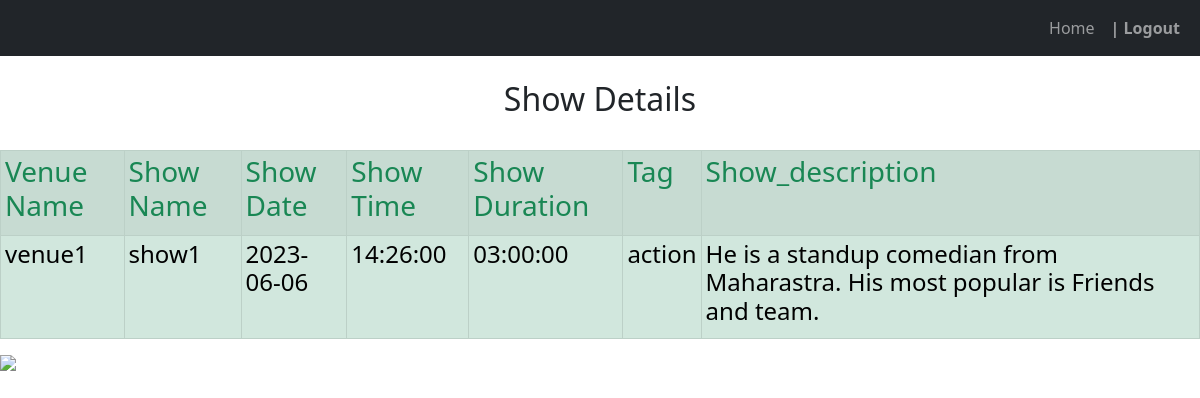
Page /summarypage/1 (signed in) on the committed database.
### models.py (models this page shows)
class Show(db.Model):
    __tablename__ = 'show'
    id = db.Column(db.Integer, autoincrement=True, primary_key=True)
    sname = db.Column(db.String(100), nullable=False)
    sdate = db.Column(db.Date)
    stime = db.Column(db.Time)
    sduration = db.Column(db.Time)
    sdescription = db.Column(db.String(100), nullable=False)
    Tag = db.Column(db.String(100), nullable=False)
    Ticket_Price = db.Column(db.Integer, nullable=False)
    show_pic = db.Column(db.String)
    venue_id = db.Column(db.Integer, db.ForeignKey(
        'venue.id', ondelete="CASCADE"), nullable=False)
    summary = db.relationship('Summary', backref='summary')

class Venue(db.Model):
    __tablename__ = 'venue'
    id = db.Column(db.Integer, autoincrement=True, primary_key=True)
    vname = db.Column(db.String(100), nullable=False)
    location = db.Column(db.String(100), nullable=False)
    address = db.Column(db.String(100), nullable=False)
    capacity = db.Column(db.Integer, nullable=False)
    venue_pic = db.Column(db.String)
    show = db.relationship('Show', backref='venue')

### views.py (the view)
@views.route("/summarypage/<int:sid>", methods=["GET"])
@login_required
def summarypage(sid):
    show = Show.query.filter_by(id=sid).all()
    summary = Summary.query.filter_by(show_id=sid).all()
    story = []
    visuals = []
    acting = []
    rewatchability = []
    overall_rating = []
    for sum in summary:
        story.append(float(sum.story))
        visuals.append(float(sum.visuals))
        acting.append(float(sum.acting))
        rewatchability.append(float(sum.rewatchability))
        overall_rating.append(float(sum.overall_rating))
    l = len(story)
    if l != 0:
        m_story = np.mean(story)
        m_visuals = np.mean(visuals)
        m_acting = np.mean(acting)
        m_rewatch = np.mean(rewatchability)
        m_rate = np.mean(overall_rating)
        y = [m_story, m_visuals, m_acting, m_rewatch, m_rate]
        X = ["a_story", "a_visuals", "a_acting", "a_rewatch", "a_rate"]
        y_pos = np.arange(len(X))
        plt.bar(y_pos, y, align='center', color=['r', 'g', 'y', 'b', 'black'])
        plt.xlabel('Categories')
        plt.xticks(np.arange(6), ['story', 'visuals',
                                  'acting', 'rewatch', 'overall_rating', ''])
        plt.ylabel('Average Ratings')
        plt.yticks(np.arange(7), ['0', '1', '2', '3', '4', '5', '6'])
        plt.title('Histogram')
        letters = string.ascii_lowercase
        filename = ''.join(random.choice(letters) for i in range(10)) + '.png'
        filepath = os.path.join(app.static_folder, 'rating', filename)
        plt.savefig(filepath)
        plt.close()
        return render_template('summary.html', summary=summary, show=show, plot=str(filename), l=l)
    l = 0
    return render_template('summary.html', summary=summary, show=show, l=l)

### __init__.py (called while the page is built)
def create_app():
    app = Flask(__name__)
    app.config['SECRET_KEY'] = 'djafcmmcflsemclvqoewje329rj3fjijkvwnvw32ijrnfti2nfqkenvc'
    app.config['SQLALCHEMY_DATABASE_URI'] = 'sqlite:///database.sqlite3'
    app.config['SECURITY_PASSWORD_SALT'] = "efmewkvmijgw3of2rk4mg4vfipgjv"
    app.config['SQLALCHEMY_TRACK_MODIFICATIONS'] = False
    db.init_app(app)
    from .views import views
    from .auth import auth
    app.register_blueprint(views, url_prefix='/')
    app.register_blueprint(auth, url_prefix='/')
    from .models import User
    database(app)
    login_manager = LoginManager()
    login_manager.login_view = 'auth.login'
    login_manager.login_message = "Please login."
    login_manager.login_message_category = "warning"
    login_manager.init_app(app)
    @login_manager.user_loader
    def load_user(id):
        return User.query.get(int(id))
    return app

### templates/summary.html (shortened to what this page needs)
<!DOCTYPE html>
<html lang="en">
  <head>
    <link
      href="https://cdn.jsdelivr.net/npm/bootstrap@5.2.3/dist/css/bootstrap.min.css"
      rel="stylesheet"
    />
    <nav class="navbar navbar-expand-lg navbar-dark bg-dark">
      <div class="container-fluid">
        <div class="collapse navbar-collapse justify-content-end">
          <ul class="navbar-nav">
            <li class="nav-item">
              <a class="nav-link" href="/">Home</a>
            </li>
            <li class="nav-item">
              <a class="nav-link" href="/logout"><b>| Logout</b></a>
            </li>
          </ul>
        </div>
      </div>
    </nav>
  </head>
  <body>
    <br />
    <div class="bg-white">
      <h2 class="h2 text-center">Show Details</h2>
    </div>
    <br />
    <table class="table table-success table-striped table-bordered table-sm">
      <tr>
        <th><h3 class="h3 text-success">Venue Name</h3></th>
        <th><h3 class="h3 text-success">Show Name</h3></th>
        <th><h3 class="h3 text-success">Show Date</h3></th>
        <th><h3 class="h3 text-success">Show Time</h3></th>
        <th><h3 class="h3 text-success">Show Duration</h3></th>
        <th><h3 class="h3 text-success">Tag</h3></th>
        <th><h3 class="h3 text-success">Show_description</h3></th>
      </tr>
      <tr>
        {% for s in show %}
        <td><h4>{{s.venue.vname}}</h4></td>
        <td><h4>{{ s.sname }}</h4></td>
        <td><h4>{{ s.sdate }}</h4></td>
        <td><h4>{{ s.stime }}</h4></td>
        <td><h4>{{ s.sduration }}</h4></td>
        <td><h4>{{ s.Tag }}</h4></td>
        <td><h4>{{ s.sdescription }}</h4></td>
      </tr>
      {% endfor %}
    </table>
    {% if l == 0 %}
    <h1 class="text-center">No ratings</h1>
    {% else %}
    <img
      src="{{ url_for('static', filename = 'rating/'+ plot) }}"
      class="center-image mx-auto"
    />
    {% endif %}
  </body>
</html>

### templates/summary.html (style rules this page uses)
body { background-image: url("../static/images/bgimage5.jpg"); background-repeat: no-repeat; background-attachment: fixed; background-position: center; }
.center-image { display: block; margin: 0 auto; max-width: 100%; }

### rows in the picture
Show: venue.vname "venue1", sname "show1", sdate "2023-06-06", stime "14:26:00", sduration "03:00:00", Tag "action", sdescription "He is a standup comedian from Maharastra. His most popular is Friends and team."
